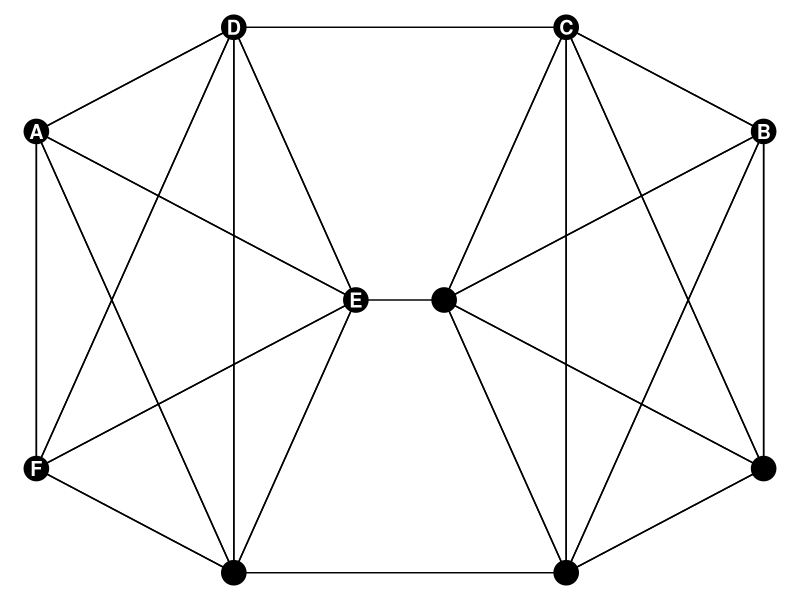
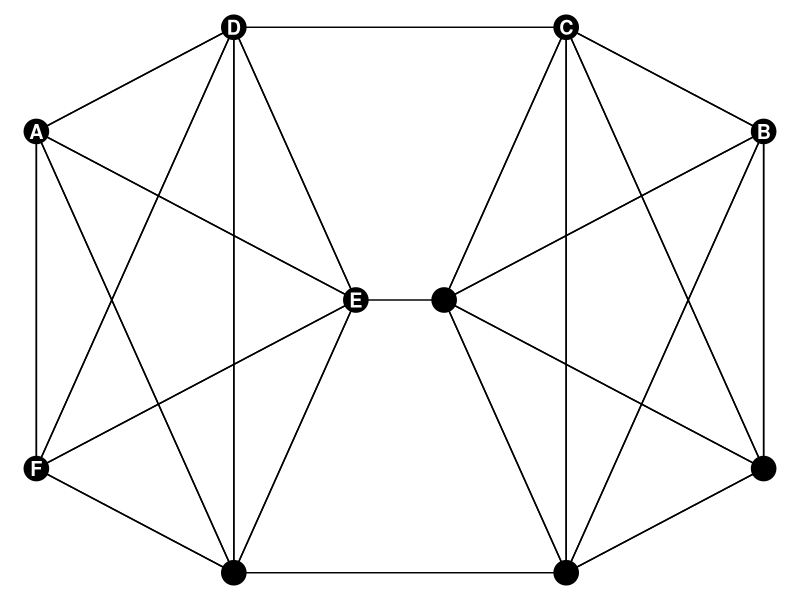

Reproduce these figures in R, in order.
## ---- chunk 1
library(tidyverse)

clique_size <- 5

clique_1 <- tibble(
  x = cos(2 * pi * seq(0, 1 - 1 / clique_size, length.out = (clique_size))),
  y = sin(2 * pi * seq(0, 1 - 1 / clique_size, length.out = (clique_size))),
  id = c("E", "D", "A", "F", "")
)

clique_2 <- tibble(
  x = cos(2 * pi * seq(0, 1 - 1 / clique_size,
                       length.out = (clique_size)) + pi / clique_size) + 2.5,
  y = sin(2 * pi * seq(0, 1 - 1 / clique_size,
                       length.out = (clique_size)) + pi / clique_size),
  id = c("B", "C", "", "", ""),
)

pairs_1 <- crossing(
  clique_1 |> select(x, y) |> rename(x1 = x, y1 = y),
  clique_1 |> select(x, y) |> rename(x2 = x, y2 = y)
)

pairs_2 <- crossing(
  clique_2 |> select(x, y) |> rename(x1 = x, y1 = y),
  clique_2 |> select(x, y) |> rename(x2 = x, y2 = y)
)

edges <- bind_rows(
  pairs_1,
  pairs_2
) |>
  add_row(x1 = max(clique_1$x), x2 = min(clique_2$x),
          y1 = 0, y2 = 0) |>
  add_row(x1 = clique_1$x[which.max(clique_1$y)], y1 = max(clique_1$y),
          x2 = clique_2$x[which.max(clique_2$y)], y2 = max(clique_2$y)) |>
  add_row(x1 = clique_1$x[which.min(clique_1$y)], y1 = min(clique_1$y),
          x2 = clique_2$x[which.min(clique_2$y)], y2 = min(clique_2$y))
## ---- chunk 2
ggplot(bind_rows(clique_1, clique_2), aes(x, y)) + 
  geom_point(size = 8) +
    geom_segment(
    data = edges,
    aes(x = x1, y = y1, xend = x2, yend = y2)
  ) +
  geom_text(aes(label = id), color = "white", fontface = "bold", size = 5) +
  theme_void()

ggsave(file="oracle_graph.pdf", device="pdf",
       dpi = 300,
       width = 3,
       height = 1.5,
       units = "in",
       scale = 2)
